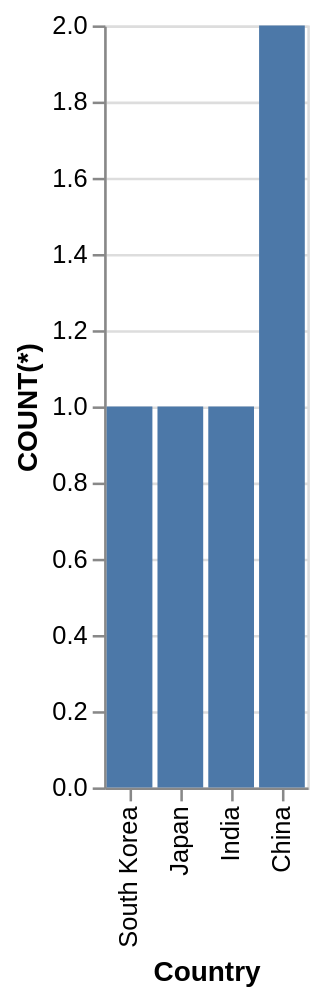

Vega-Lite specification stored for this chart:
### Vega-Lite specification from a JSON file in a GitHub repository (floating-point values rounded to 4 significant figures)
{"data": {"values": [{"x_data": "South Korea", "y_data": 1}, {"x_data": "Japan", "y_data": 1}, {"x_data": "India", "y_data": 1}, {"x_data": "China", "y_data": 2}]}, "mark": "bar", "encoding": {"x": {"field": "x_data", "type": "nominal", "title": "Country", "sort": "descending"}, "y": {"field": "y_data", "type": "quantitative", "title": "COUNT(*)"}}}
